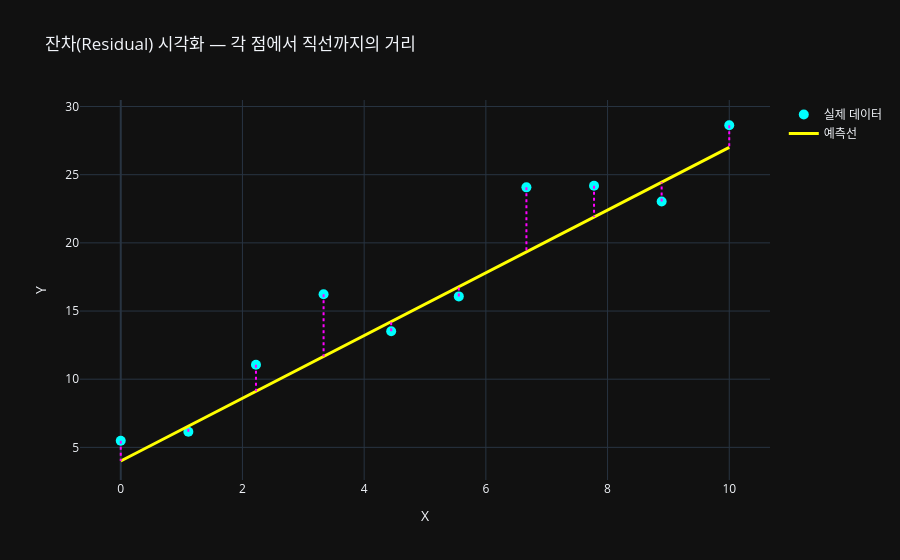

Write notebook code for a chart like this one.
### Markdown cell above
## 직선이 데이터를 잘 맞춘다는 뜻
> 예측값 ŷ과 실제값 y 차이가 작을수록 모델 적합도가 높음

### Code cell
import numpy as np, plotly.graph_objects as go

np.random.seed(42)
x = np.linspace(0, 10, 10)
y = 2.3 * x + 4 + np.random.randn(10) * 3
y_pred = 2.3 * x + 4

fig = go.Figure()
fig.add_trace(go.Scatter(x=x, y=y, mode="markers",
                         name="실제 데이터", marker=dict(color="cyan", size=10)))
fig.add_trace(go.Scatter(x=x, y=y_pred, mode="lines",
                         name="예측선", line=dict(color="yellow", width=3)))

for xi, yi, ypi in zip(x, y, y_pred):
    fig.add_trace(go.Scatter(x=[xi, xi], y=[yi, ypi],
                             mode="lines", line=dict(color="magenta", dash="dot"),
                             showlegend=False))
fig.update_layout(title="잔차(Residual) 시각화 — 각 점에서 직선까지의 거리",
                  xaxis_title="X", yaxis_title="Y", template="plotly_dark")
fig.show()

### Figure 1 — Plotly figure (JSON) as saved in the notebook; plotly's stock layout.template omitted (floating-point values rounded to 4 significant figures)
{"data": [{"marker": {"color": "cyan", "size": 10}, "mode": "markers", "name": "실제 데이터", "type": "scatter", "x": [0.0, 1.111, 2.222, 3.333, 4.444, 5.556, 6.667, 7.778, 8.889, 10.0], "y": [5.49, 6.141, 11.05, 16.24, 13.52, 16.08, 24.07, 24.19, 23.04, 28.63]}, {"line": {"color": "yellow", "width": 3}, "mode": "lines", "name": "예측선", "type": "scatter", "x": [0.0, 1.111, 2.222, 3.333, 4.444, 5.556, 6.667, 7.778, 8.889, 10.0], "y": [4.0, 6.556, 9.111, 11.67, 14.22, 16.78, 19.33, 21.89, 24.44, 27.0]}, {"line": {"color": "magenta", "dash": "dot"}, "mode": "lines", "showlegend": false, "type": "scatter", "x": [0, 0], "y": [5.49, 4]}, {"line": {"color": "magenta", "dash": "dot"}, "mode": "lines", "showlegend": false, "type": "scatter", "x": [1.111, 1.111], "y": [6.141, 6.556]}, {"line": {"color": "magenta", "dash": "dot"}, "mode": "lines", "showlegend": false, "type": "scatter", "x": [2.222, 2.222], "y": [11.05, 9.111]}, {"line": {"color": "magenta", "dash": "dot"}, "mode": "lines", "showlegend": false, "type": "scatter", "x": [3.333, 3.333], "y": [16.24, 11.67]}, {"line": {"color": "magenta", "dash": "dot"}, "mode": "lines", "showlegend": false, "type": "scatter", "x": [4.444, 4.444], "y": [13.52, 14.22]}, {"line": {"color": "magenta", "dash": "dot"}, "mode": "lines", "showlegend": false, "type": "scatter", "x": [5.556, 5.556], "y": [16.08, 16.78]}, {"line": {"color": "magenta", "dash": "dot"}, "mode": "lines", "showlegend": false, "type": "scatter", "x": [6.667, 6.667], "y": [24.07, 19.33]}, {"line": {"color": "magenta", "dash": "dot"}, "mode": "lines", "showlegend": false, "type": "scatter", "x": [7.778, 7.778], "y": [24.19, 21.89]}, {"line": {"color": "magenta", "dash": "dot"}, "mode": "lines", "showlegend": false, "type": "scatter", "x": [8.889, 8.889], "y": [23.04, 24.44]}, {"line": {"color": "magenta", "dash": "dot"}, "mode": "lines", "showlegend": false, "type": "scatter", "x": [10, 10], "y": [28.63, 27]}], "layout": {"title": {"text": "잔차(Residual) 시각화 — 각 점에서 직선까지의 거리"}, "xaxis": {"title": {"text": "X"}}, "yaxis": {"title": {"text": "Y"}}}}
